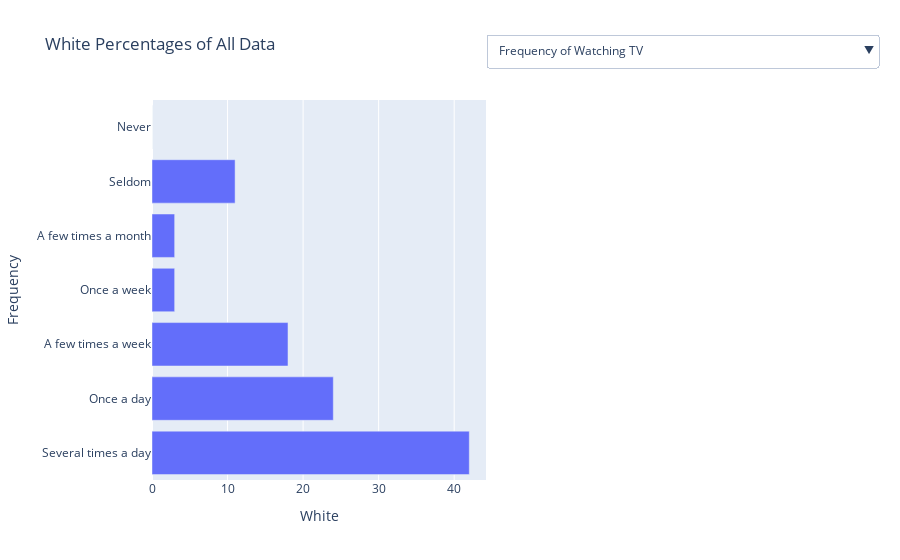

Source (notebook cell):
### Code cell
fig8 = px.bar(ygfreqtv_df, x = 'White', y = 'Frequency', title = "White Percentages of All Data")
button1 = {'method': 'update',
          'label': 'Frequency of Watching TV'    ,
          'args': [
              {'y': [ygfreqtv_df['Frequency']]   },
              { 'yaxis.title': 'Frequency'  },
              ]
          } 
button2 = {'method': 'update',
          'label': 'Cable Subscription'    ,
          'args': [
              {'y': [ygcabsub_df['Responses']]   },
              { 'yaxis.title': 'Responses'  },
              ]
          } 
button3 = {'method': 'update',
          'label': 'Uses Streaming'    ,
          'args': [
              {'y': [ygstreamuse_df['Responses']]   },
              { 'yaxis.title': 'Responses'  },
              ]
          } 
button4 = {'method': 'update',
          'label': 'TV Genres Enjoyed'    ,
          'args': [
              {'y': [ygtvgen_df['Preference']]   },
              { 'yaxis.title': 'Preference'  },
              ]
          } 
button5 = {'method': 'update',
          'label': 'Frequency of Watching TV with No Sound'    ,
          'args': [
              {'y': [ygtvnosound_df['Frequency']]   },
              { 'yaxis.title': 'Frequency'  },
              ]
          } 
button6 = {'method': 'update',
          'label': 'Watching TV with Subtitles in Native Language'    ,
          'args': [
              {'y': [ygtvsubnat_df['Preference']]   },
              { 'yaxis.title': 'Preference'  },
              ]
          }
button7 = {'method': 'update',
          'label': 'Reasons for Using Subtitles'    ,
          'args': [
              {'y': [ygsubreason_df['Responses']]   },
              { 'yaxis.title': 'Responses'  },
              ]
          }
button8 = {'method': 'update',
          'label': 'Frequency of Watching TV with Subtitles'    ,
          'args': [
              {'y': [ygtvfrqsub_df['Frequency']]   },
              { 'yaxis.title': 'Frequency'  },
              ]
          }
button9 = {'method': 'update',
          'label': 'Reasons for Not Using Subtitles'    ,
          'args': [
              {'y': [ygnosubreason_df['Responses']]   },
              { 'yaxis.title': 'Responses'  },
              ]
          }
button10 = {'method': 'update',
          'label': 'Frequency of Watching TV with Subtitles'    ,
          'args': [
              {'y': [ygsubdub_df['Preference']]   },
              { 'yaxis.title': 'Preference for Dub or Sub for Watching TV in a Foreign Language'  },
              ]
          }
button11 = {'method': 'update',
          'label': 'Like TV or Movies More'    ,
          'args': [
              {'y': [ygliketvmov_df['Preference']]   },
              { 'yaxis.title': 'Like TV or Movies More'  },
              ]
          }
button12 = {'method': 'update',
          'label': 'Satisfaction with Streaming Interface'    ,
          'args': [
              {'y': [ygstreamface_df['Satisfaction']]   },
              { 'yaxis.title': 'Satisfaction'  },
              ]
          }
button13 = {'method': 'update',
          'label': 'Speed Watching Option'    ,
          'args': [
              {'y': [ygoptspeed_df['Responses']]   },
              { 'yaxis.title': 'Speed Watching Option'  },
              ]
          }
button14 = {'method': 'update',
          'label': 'Would you try Speed Watching?'    ,
          'args': [
              {'y': [ygspeedwatch_df['Experiences']]   },
              { 'yaxis.title': 'Would you try Speed Watching?'  },
              ]
          }
button15 = {'method': 'update',
          'label': 'Likelihood of New Content Being Produced in Foreign Country'    ,
          'args': [
              {'y': [ygchangescountry_df['Likelihood']]   },
              { 'yaxis.title': 'Likelihood of New Content Being Produced in Foreign Country'  },
              ]
          }
button16 = {'method': 'update',
          'label': 'Likelihood of New Content Being Produced in Foreign Language'    ,
          'args': [
              {'y': [ygchangeslang_df['Likelihood']]   },
              { 'yaxis.title': 'Likelihood of New Content Being Produced in Foreign Language'  },
              ]
          }
button17 = {'method': 'update',
          'label': 'Preferences of TV Attributes'    ,
          'args': [
              {'y': [ygtvprefs_df['Preference']]   },
              { 'yaxis.title': 'Preferences of TV Attributes'  },
              ]
          }
button18 = {'method': 'update',
          'label': 'Number of Languages Spoken Fluently'    ,
          'args': [
              {'y': [ygfluent_df['Number of Languages']]   },
              { 'yaxis.title': 'Number of Languages Sppoken Fluently'  },
              ]
          }

fig8.update_layout(
    updatemenus=[{
        'type': 'dropdown',
        'direction': "down",
        'pad': {"r": 10, "t": 10},
        'showactive': True,
        'x': 1,
        'xanchor': "left",
        'y': 1.2,
        'yanchor': "top",
        'buttons': [button1, button2, button3, button4, button5, button6, button7, button8, button9, button10, button11, button12, button13, button14, button15, button16, button17, button18],
    }]
)
fig8.show()

### Figure 1 — Plotly figure (JSON) as saved in the notebook; plotly's stock layout.template omitted (floating-point values rounded to 4 significant figures)
{"data": [{"alignmentgroup": "True", "hovertemplate": "White=%{x}<br>Frequency=%{y}<extra></extra>", "legendgroup": "", "marker": {"color": "#636efa", "pattern": {"shape": ""}}, "name": "", "offsetgroup": "", "orientation": "h", "showlegend": false, "textposition": "auto", "type": "bar", "x": [42, 24, 18, 3, 3, 11, 0], "xaxis": "x", "y": ["Several times a day", "Once a day", "A few times a week", "Once a week", "A few times a month", "Seldom", "Never"], "yaxis": "y"}], "layout": {"autosize": true, "barmode": "relative", "legend": {"tracegroupgap": 0}, "title": {"text": "White Percentages of All Data"}, "updatemenus": [{"buttons": [{"args": [{"y": [["Several times a day", "Once a day", "A few times a week", "Once a week", "A few times a month", "Seldom", "Never"]]}, {"yaxis.title": "Frequency"}], "label": "Frequency of Watching TV", "method": "update"}, {"args": [{"y": [["Yes", "No"]]}, {"yaxis.title": "Responses"}], "label": "Cable Subscription", "method": "update"}, {"args": [{"y": [["Yes", "No"]]}, {"yaxis.title": "Responses"}], "label": "Uses Streaming", "method": "update"}, {"args": [{"y": [["Comedy", "Drama", "Action", "Science fiction", "Fantasy", "Crime", "Documentary", "Reality", "Foreign", "None of the above"]]}, {"yaxis.title": "Preference"}], "label": "TV Genres Enjoyed", "method": "update"}, {"args": [{"y": [["Always", "Most of the time", "Sometimes", "Rarely", "Never", "Not asked - Doesn't watch TV"]]}, {"yaxis.title": "Frequency"}], "label": "Frequency of Watching TV with No Sound", "method": "update"}, {"args": [{"y": [["Subtitles on", "Subtitles off", "Not sure", "Not asked - Doesn't watch TV"]]}, {"yaxis.title": "Preference"}], "label": "Watching TV with Subtitles in Native Language", "method": "update"}, {"args": [{"y": [["Hearing difficulties", "Learning a new language", "Enhanced comprehension", "Sound sensitivity", "Helps to understand accents", "In a noisy environment", "To avoid disturbing others", "Appreciation of dialogue", "Preference of fellow viewers", "To enable multitasking", "Other reason", "Not asked - never uses subtitles", "Not asked - doesn't watch TV"]]}, {"yaxis.title": "Responses"}], "label": "Reasons for Using Subtitles", "method": "update"}, {"args": [{"y": [["Always", "Most of the time", "Sometimes", "Rarely", "Never", "Not asked - Doesn't watch TV"]]}, {"yaxis.title": "Frequency"}], "label": "Frequency of Watching TV with Subtitles", "method": "update"}, {"args": [{"y": [["They are distracting", "They are unnecessary", "Preference for listening", "They move too fast or too slow", "They are inconvenient to turn on", "They don't match the words spoken", "They don't match the pace of the dialogue", "They clutter the screen", "Preferences of fellow viewers", "Other Reason", "Not asked - Always uses subtitles", "Not asked - Doesn't watch TV"]]}, {"yaxis.title": "Responses"}], "label": "Reasons for Not Using Subtitles", "method": "update"}, {"args": [{"y": [["Reading subtitles", "Listening to dubbed audio", "I only watch TV in languages I know", "Not asked - Doesn't watch TV", "Don't know"]]}, {"yaxis.title": "Preference for Dub or Sub for Watching TV in a Foreign Language"}], "label": "Frequency of Watching TV with Subtitles", "method": "update"}, {"args": [{"y": [["TV Shows", "Movies", "Neither", "Not Sure"]]}, {"yaxis.title": "Like TV or Movies More"}], "label": "Like TV or Movies More", "method": "update"}, {"args": [{"y": [["Very satisfied", "Somewhat satisfied", "Somewhat dissatisfied", "Very dissatisfied", "Not sure"]]}, {"yaxis.title": "Satisfaction"}], "label": "Satisfaction with Streaming Interface", "method": "update"}, {"args": [{"y": [["Yes", "No", "Not asked - Doesn't watch TV"]]}, {"yaxis.title": "Speed Watching Option"}], "label": "Speed Watching Option", "method": "update"}, {"args": [{"y": [["Yes", "No but I might be interested in trying", "No, and I would not be interested in trying", "Not sure", "Not asked - Doesn't watch TV"]]}, {"yaxis.title": "Would you try Speed Watching?"}], "label": "Would you try Speed Watching?", "method": "update"}, {"args": [{"y": [["More likely", "Less likely", "No difference", "Not sure", "Not asked - Doesn't watch TV"]]}, {"yaxis.title": "Likelihood of New Content Being Produced in Foreign Country"}], "label": "Likelihood of New Content Being Produced in Foreign Country", "method": "update"}, {"args": [{"y": [["More likely", "Less likely", "No difference", "Not sure", "Not asked - Doesn't watch TV"]]}, {"yaxis.title": "Likelihood of New Content Being Produced in Foreign Language"}], "label": "Likelihood of New Content Being Produced in Foreign Language", "method": "update"}, {"args": [{"y": [["Created for niche audiences", "Contains original ideas", "Features diverse stories and casts", "Contains offensive content", "Contains nudity or violence", "Is produced in foreign countries", "Contains foreign languages", "Contains morally complex characters", "None of the above", "Not asked - Doesn't watch TV"]]}, {"yaxis.title": "Preferences of TV Attributes"}], "label": "Preferences of TV Attributes", "method": "update"}, {"args": [{"y": [["One", "Two", "Three", "Four or more"]]}, {"yaxis.title": "Number of Languages Sppoken Fluently"}], "label": "Number of Languages Spoken Fluently", "method": "update"}], "direction": "down", "pad": {"r": 10, "t": 10}, "showactive": true, "type": "dropdown", "x": 1, "xanchor": "left", "y": 1.2, "yanchor": "top"}], "xaxis": {"anchor": "y", "autorange": true, "domain": [0, 1], "range": [0, 44.21], "title": {"text": "White"}, "type": "linear"}, "yaxis": {"anchor": "x", "autorange": true, "domain": [0, 1], "range": [-0.5, 6.5], "title": {"text": "Frequency"}, "type": "category"}}}
